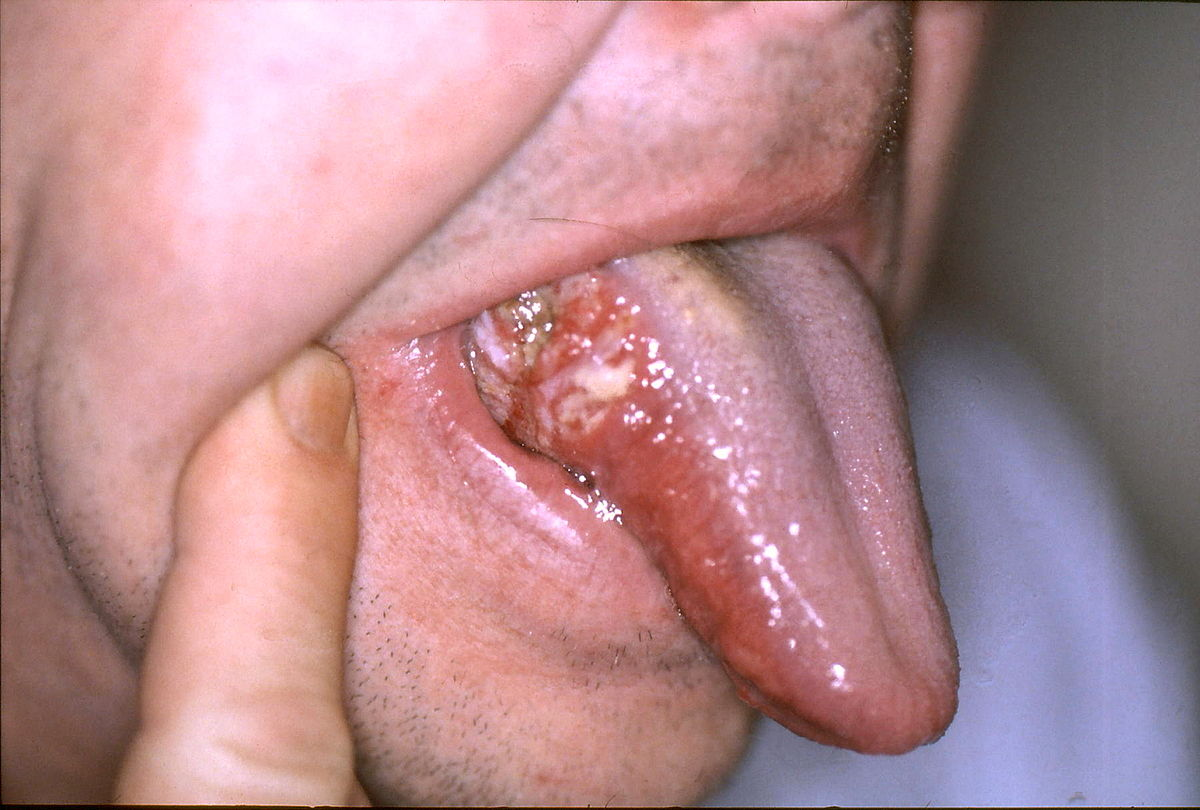
#> input picture data/sample_images/cancer/cancer1.jpeg, 1200 x 810 px, found by its file name
$ python -i check_sharpness.py   (imports and definitions only)
#> lines starting #> are read from the running program, lines starting #| are printed output that depends on the picture
### oral_cancer/config.py
"""
Shared paths so the same scripts run on a laptop and on Kaggle.

Scripts are run as modules from the project root, e.g.
    python -m scripts.data.preprocess

DATA_ROOT    where inputs are read from (datasets, splits/, preprocessed*/)
OUTPUT_ROOT  where outputs are written

Both default to this project folder. Override with environment
variables, e.g. on Kaggle:

    ORAL_CANCER_DATA_ROOT=/kaggle/input/oral-cancer-data
    ORAL_CANCER_OUTPUT_ROOT=/kaggle/working

Paths stored in CSV files are RELATIVE (POSIX style, e.g.
"preprocessed/train/OSCC/p0001.png") so the CSVs work on any machine.
Use resolve() to turn a CSV path into a real path and relative() to
store one.
"""

import os
from pathlib import Path, PurePosixPath

PROJECT_DIR = Path(__file__).resolve().parent.parent

DATA_ROOT = Path(os.environ.get("ORAL_CANCER_DATA_ROOT", PROJECT_DIR))
OUTPUT_ROOT = Path(os.environ.get("ORAL_CANCER_OUTPUT_ROOT", PROJECT_DIR))


def resolve(path):
    """CSV path -> absolute Path.

    Relative paths are looked up in OUTPUT_ROOT first (files produced
    in this run/environment), then DATA_ROOT.
    """
    path = Path(str(path).replace("\\", "/"))

    if path.is_absolute():
        return path

    candidate = OUTPUT_ROOT / path
    if candidate.exists():
        return candidate

    return DATA_ROOT / path


# [11 lines left out: function relative, not called in this run]

### scripts/analysis/check_sharpness.py
"""
Is the Normal class identifiable from a single global image property?

Grad-CAM showed that Normal predictions rely on patch borders rather
than localised tissue, which suggests a global cue (sharpness, texture,
contrast). Here each property is reduced to ONE number per image and
used alone to separate Normal from the NDB-UFES classes (ROC AUC).

An AUC near 1.0 for a property means it identifies the source dataset
by itself, i.e. it is a candidate shortcut. 0.5 = no information.

Properties are measured on the stain-normalized images, both at full
512 px and at the 224 px the classifier actually sees.

Usage:
    python -m scripts.analysis.check_sharpness                   # 250 images per class
    python -m scripts.analysis.check_sharpness --per-class 0     # all images
    python -m scripts.analysis.check_sharpness --calibrate-blur  # find blur that removes the cue
"""

import argparse

import numpy as np
import pandas as pd
from PIL import Image, ImageFilter
from sklearn.metrics import roc_auc_score
from tqdm import tqdm

from oral_cancer.config import DATA_ROOT, OUTPUT_ROOT, resolve


# ============================================================
# CONFIGURATION
# ============================================================

CSV_PATH = DATA_ROOT / "splits" / "normalized_dataset.csv"
OUTPUT_DIR = OUTPUT_ROOT / "outputs"

MODEL_INPUT_SIZE = 224
RANDOM_SEED = 42

# 3x3 Laplacian (edge / focus detector)
LAPLACIAN = ImageFilter.Kernel((3, 3), [0, 1, 0, 1, -4, 1, 0, 1, 0], scale=1, offset=128)


# ============================================================
# FEATURES
# ============================================================

def laplacian_variance(gray):
    """Classic focus measure: variance of the Laplacian (higher = sharper)."""
    lap = np.asarray(gray.filter(LAPLACIAN), dtype=np.float32) - 128
    return float(lap.var())


def high_frequency_ratio(gray):
    """Share of spectral energy outside the central low-frequency band."""
    arr = np.asarray(gray, dtype=np.float32)
    spectrum = np.abs(np.fft.fftshift(np.fft.fft2(arr - arr.mean()))) ** 2
    h, w = spectrum.shape
    cy, cx, r = h // 2, w // 2, min(h, w) // 8
    low = spectrum[cy - r:cy + r, cx - r:cx + r].sum()
    return float(1 - low / (spectrum.sum() + 1e-8))


def measure(path, blur_sigma=0.0):
#> called with blur_sigma = 0
    with Image.open(resolve(path)) as img:
#> img is the input picture: PIL image 1200x810 RGB; mean R, G, B 177, 134.8, 139.3
        if blur_sigma > 0:
            img = img.convert("RGB").filter(ImageFilter.GaussianBlur(blur_sigma))
        gray = img.convert("L")
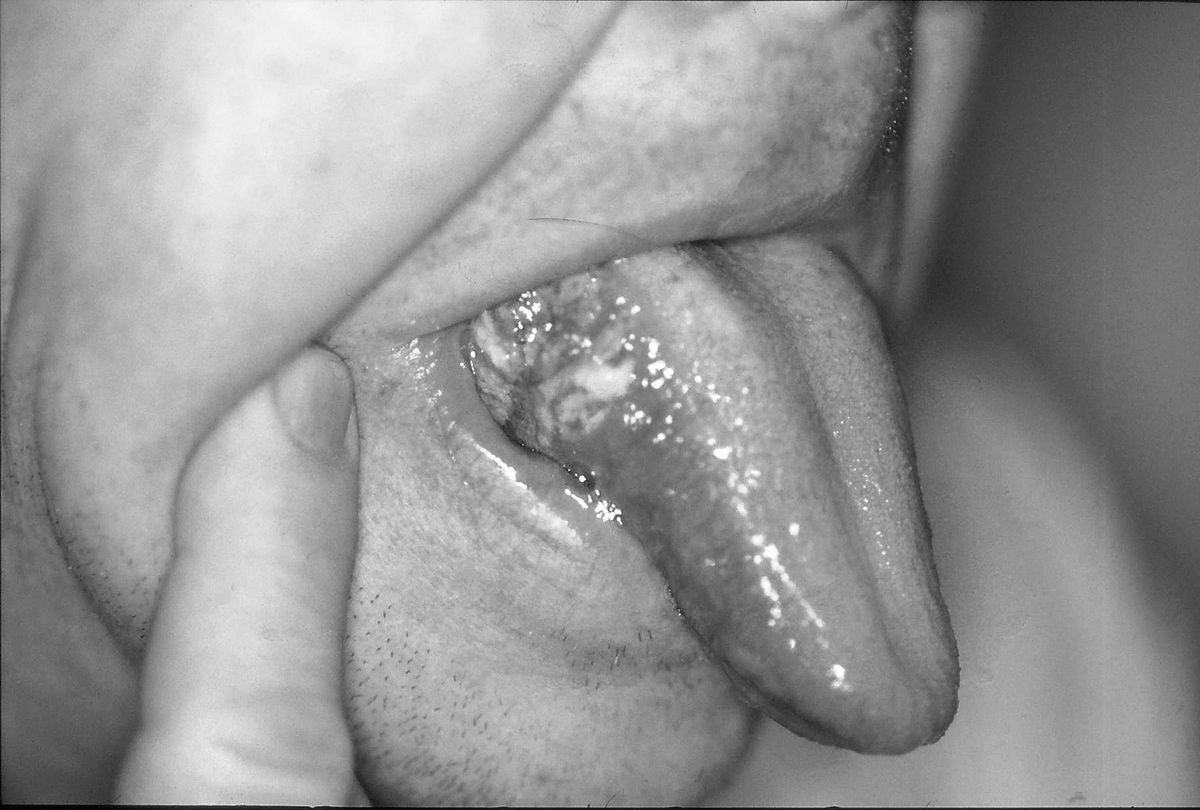
#> gray: PIL image 1200x810 L; min 0, max 255, mean 148
        small = gray.resize((MODEL_INPUT_SIZE, MODEL_INPUT_SIZE), Image.BILINEAR)
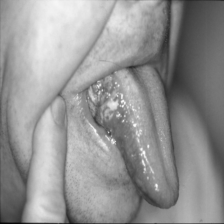
#> small: PIL image 224x224 L; min 4, max 252, mean 148

    arr = np.asarray(gray, dtype=np.float32)

    return {
        "sharpness_512": laplacian_variance(gray),
        "sharpness_224": laplacian_variance(small),
        "high_freq_224": high_frequency_ratio(small),
        "brightness": float(arr.mean()),
        "contrast": float(arr.std()),
    }
#> in laplacian_variance, `lap = np.asarray(gray.filter(LAPLACIAN), dtype=np.float32) - 128`:
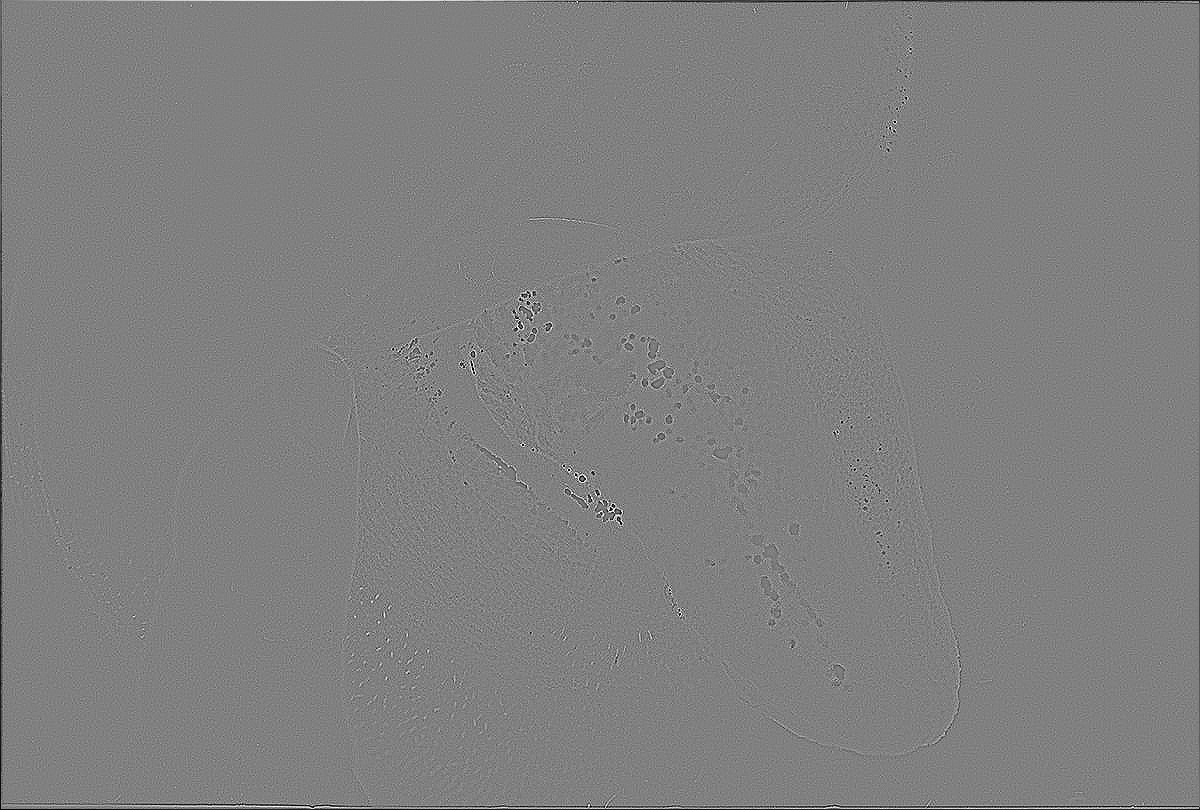
#> lap: shape (810, 1200) float32; min -128, max 127, mean -0.3; drawn with min black and max white
#> in laplacian_variance (call 2), `lap = np.asarray(gray.filter(LAPLACIAN), dtype=np.float32) - 128`:
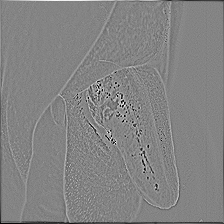
#> lap: shape (224, 224) float32; min -128, max 119, mean -0.7; drawn with min black and max white
#> in high_frequency_ratio, `low = spectrum[cy - r:cy + r, cx - r:cx + r].sum()`: low = 4.87e+12


# ============================================================
# BLUR CALIBRATION
# ============================================================

# [112 lines left out: functions separability, calibrate_blur, main, not called in this run]


# [13 lines not run here, left out]

>>> result = measure('../../data/sample_images/cancer/cancer1.jpeg')
#> result = {'sharpness_512': 135.9, 'sharpness_224': 228.5, 'high_freq_224': 0.0359, 'brightness': 148, 'contrast': 45.53}
